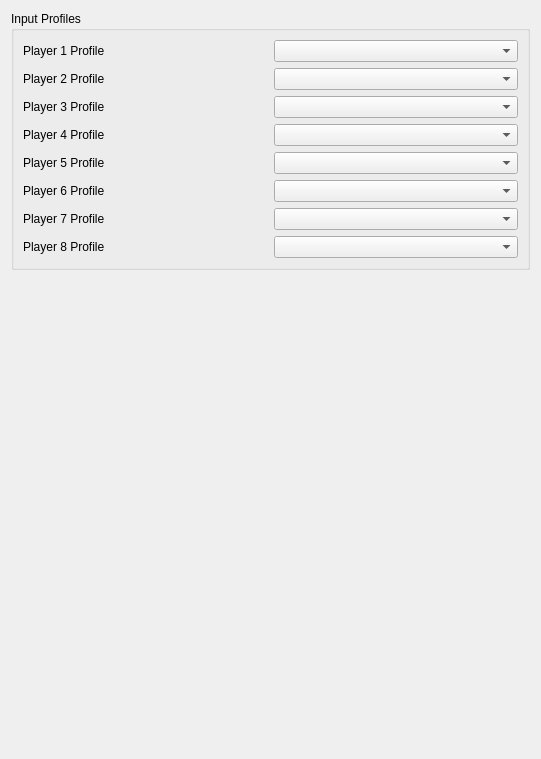
<?xml version="1.0" encoding="UTF-8"?>
<ui version="4.0">
 <class>ConfigureInputPerGame</class>
 <widget class="QWidget" name="PerGameInput">
  <property name="geometry">
   <rect>
    <x>0</x>
    <y>0</y>
    <width>541</width>
    <height>759</height>
   </rect>
  </property>
  <property name="windowTitle">
   <string>Form</string>
  </property>
  <property name="accessibleName">
   <string>Graphics</string>
  </property>
  <layout class="QVBoxLayout" name="verticalLayout_1">
   <item>
    <layout class="QVBoxLayout" name="verticalLayout_2">
     <property name="spacing">
      <number>0</number>
     </property>
     <item>
      <widget class="QGroupBox" name="groupBox">
       <property name="title">
        <string>Input Profiles</string>
       </property>
       <layout class="QVBoxLayout" name="verticalLayout_4">
        <item>
         <widget class="QWidget" name="player_1" native="true">
          <layout class="QHBoxLayout" name="input_profile_layout">
           <property name="leftMargin">
            <number>0</number>
           </property>
           <property name="topMargin">
            <number>0</number>
           </property>
           <property name="rightMargin">
            <number>0</number>
           </property>
           <property name="bottomMargin">
            <number>0</number>
           </property>
           <item>
            <widget class="QLabel" name="label_player_1">
             <property name="text">
              <string>Player 1 Profile</string>
             </property>
            </widget>
           </item>
           <item>
            <widget class="QComboBox" name="profile_player_1">
             <property name="sizePolicy">
              <sizepolicy hsizetype="Preferred" vsizetype="Fixed">
               <horstretch>0</horstretch>
               <verstretch>0</verstretch>
              </sizepolicy>
             </property>
            </widget>
           </item>
          </layout>
         </widget>
        </item>
        <item>
         <widget class="QWidget" name="player_2" native="true">
          <layout class="QHBoxLayout" name="input_profile_layout">
           <property name="leftMargin">
            <number>0</number>
           </property>
           <property name="topMargin">
            <number>0</number>
           </property>
           <property name="rightMargin">
            <number>0</number>
           </property>
           <property name="bottomMargin">
            <number>0</number>
           </property>
           <item>
            <widget class="QLabel" name="label_player_2">
             <property name="text">
              <string>Player 2 Profile</string>
             </property>
            </widget>
           </item>
           <item>
            <widget class="QComboBox" name="profile_player_2">
             <property name="sizePolicy">
              <sizepolicy hsizetype="Preferred" vsizetype="Fixed">
               <horstretch>0</horstretch>
               <verstretch>0</verstretch>
              </sizepolicy>
             </property>
            </widget>
           </item>
          </layout>
         </widget>
        </item>
        <item>
         <widget class="QWidget" name="player_3" native="true">
          <layout class="QHBoxLayout" name="input_profile_layout">
           <property name="leftMargin">
            <number>0</number>
           </property>
           <property name="topMargin">
            <number>0</number>
           </property>
           <property name="rightMargin">
            <number>0</number>
           </property>
           <property name="bottomMargin">
            <number>0</number>
           </property>
           <item>
            <widget class="QLabel" name="label_player_3">
             <property name="text">
              <string>Player 3 Profile</string>
             </property>
            </widget>
           </item>
           <item>
            <widget class="QComboBox" name="profile_player_3">
             <property name="sizePolicy">
              <sizepolicy hsizetype="Preferred" vsizetype="Fixed">
               <horstretch>0</horstretch>
               <verstretch>0</verstretch>
              </sizepolicy>
             </property>
            </widget>
           </item>
          </layout>
         </widget>
        </item>
        <item>
         <widget class="QWidget" name="player_4" native="true">
          <layout class="QHBoxLayout" name="input_profile_layout">
           <property name="leftMargin">
            <number>0</number>
           </property>
           <property name="topMargin">
            <number>0</number>
           </property>
           <property name="rightMargin">
            <number>0</number>
           </property>
           <property name="bottomMargin">
            <number>0</number>
           </property>
           <item>
            <widget class="QLabel" name="label_player_4">
             <property name="text">
              <string>Player 4 Profile</string>
             </property>
            </widget>
           </item>
           <item>
            <widget class="QComboBox" name="profile_player_4">
             <property name="sizePolicy">
              <sizepolicy hsizetype="Preferred" vsizetype="Fixed">
               <horstretch>0</horstretch>
               <verstretch>0</verstretch>
              </sizepolicy>
             </property>
            </widget>
           </item>
          </layout>
         </widget>
        </item>
        <item>
         <widget class="QWidget" name="player_5" native="true">
          <layout class="QHBoxLayout" name="input_profile_layout">
           <property name="leftMargin">
            <number>0</number>
           </property>
           <property name="topMargin">
            <number>0</number>
           </property>
           <property name="rightMargin">
            <number>0</number>
           </property>
           <property name="bottomMargin">
            <number>0</number>
           </property>
           <item>
            <widget class="QLabel" name="label_player_5">
             <property name="text">
              <string>Player 5 Profile</string>
             </property>
            </widget>
           </item>
           <item>
            <widget class="QComboBox" name="profile_player_5">
             <property name="sizePolicy">
              <sizepolicy hsizetype="Preferred" vsizetype="Fixed">
               <horstretch>0</horstretch>
               <verstretch>0</verstretch>
              </sizepolicy>
             </property>
            </widget>
           </item>
          </layout>
         </widget>
        </item>
        <item>
         <widget class="QWidget" name="player_6" native="true">
          <layout class="QHBoxLayout" name="input_profile_layout">
           <property name="leftMargin">
            <number>0</number>
           </property>
           <property name="topMargin">
            <number>0</number>
           </property>
           <property name="rightMargin">
            <number>0</number>
           </property>
           <property name="bottomMargin">
            <number>0</number>
           </property>
           <item>
            <widget class="QLabel" name="label_player_6">
             <property name="text">
              <string>Player 6 Profile</string>
             </property>
            </widget>
           </item>
           <item>
            <widget class="QComboBox" name="profile_player_6">
             <property name="sizePolicy">
              <sizepolicy hsizetype="Preferred" vsizetype="Fixed">
               <horstretch>0</horstretch>
               <verstretch>0</verstretch>
              </sizepolicy>
             </property>
            </widget>
           </item>
          </layout>
         </widget>
        </item>
        <item>
         <widget class="QWidget" name="player_7" native="true">
          <layout class="QHBoxLayout" name="input_profile_layout">
           <property name="leftMargin">
            <number>0</number>
           </property>
           <property name="topMargin">
            <number>0</number>
           </property>
           <property name="rightMargin">
            <number>0</number>
           </property>
           <property name="bottomMargin">
            <number>0</number>
           </property>
           <item>
            <widget class="QLabel" name="label_player_7">
             <property name="text">
              <string>Player 7 Profile</string>
             </property>
            </widget>
           </item>
           <item>
            <widget class="QComboBox" name="profile_player_7">
             <property name="sizePolicy">
              <sizepolicy hsizetype="Preferred" vsizetype="Fixed">
               <horstretch>0</horstretch>
               <verstretch>0</verstretch>
              </sizepolicy>
             </property>
            </widget>
           </item>
          </layout>
         </widget>
        </item>
        <item>
         <widget class="QWidget" name="player_8" native="true">
          <layout class="QHBoxLayout" name="input_profile_layout">
           <property name="leftMargin">
            <number>0</number>
           </property>
           <property name="topMargin">
            <number>0</number>
           </property>
           <property name="rightMargin">
            <number>0</number>
           </property>
           <property name="bottomMargin">
            <number>0</number>
           </property>
           <item>
            <widget class="QLabel" name="label_player_8">
             <property name="text">
              <string>Player 8 Profile</string>
             </property>
            </widget>
           </item>
           <item>
            <widget class="QComboBox" name="profile_player_8">
             <property name="sizePolicy">
              <sizepolicy hsizetype="Preferred" vsizetype="Fixed">
               <horstretch>0</horstretch>
               <verstretch>0</verstretch>
              </sizepolicy>
             </property>
            </widget>
           </item>
          </layout>
         </widget>
        </item>
       </layout>
      </widget>
     </item>
    </layout>
   </item>
   <item>
    <spacer name="verticalSpacer">
     <property name="orientation">
      <enum>Qt::Vertical</enum>
     </property>
     <property name="sizeHint" stdset="0">
      <size>
       <width>20</width>
       <height>40</height>
      </size>
     </property>
    </spacer>
   </item>
  </layout>
 </widget>
 <resources/>
 <connections/>
</ui>
